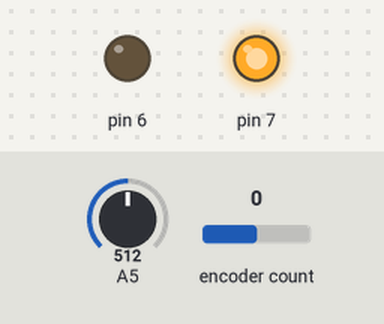
Recording of a sketch running on a simulated Arduino Uno, built with avr-gcc and run on an emulated ATmega328P. Parts: output pins drawn as LEDs (lit = HIGH). The inputs (shaded band) are chosen by the test bench; at power-on: A5 = 512, encoder count 0. What the sketch prints to the serial monitor is not drawn.

Above: at 1.2 s.
1.3 s: A5 set to 56
2.8 s: A5 set to 46
At 3.9 s:
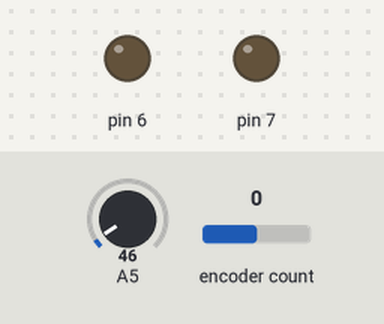
4.3 s: A5 set to 85
At 4.6 s:
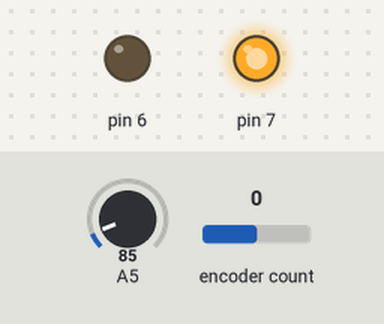
5.8 s: A5 set to 0
At 7.0 s:
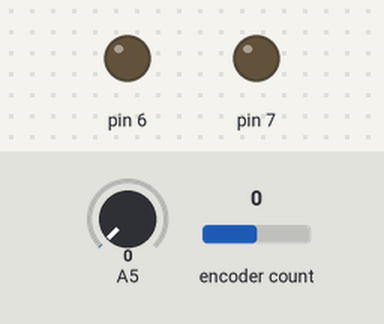
Timing chart, 0 to 8.3 s (numbered marks = the images above; inputs shaded):
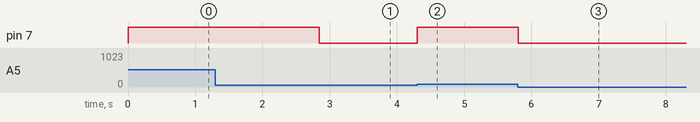

The sketch:

servo.ino
```cpp
#include <Encoder.h>
Encoder myEnc(2,3);
long oldPosition  = -999;
float angle = 0.0 , Dangle = 0.0 ;
int errorAngle = 0;
int in =0;

void setup() {
  Serial.begin(115200);
  pinMode(2 , INPUT);
  pinMode(3 , INPUT);
  pinMode(6 , OUTPUT);
  pinMode(7 , OUTPUT);
  pinMode(A5 , INPUT);
}

void loop()
{

Dangle = 0.9*Dangle + 0.1* map(analogRead(A5), -1 , 1023,0,76);
if(Dangle < 0 ) Dangle = 0;
else if(Dangle > 75) Dangle = 75;

 /* if(Serial.available())
  { in = Serial.read(); }

  if(in == 0) Dangle = 0;
 else if(in == '1') Dangle = 10;
 else if(in == '2') Dangle = 20;
 else if(in == '3') Dangle = 30;
 else if(in == '4') Dangle = 40;
 else if(in == '5') Dangle = 50;
 else if(in == '6') Dangle = 60;
 else if(in == '7') Dangle = 70;
 */

   long newPosition = myEnc.read();
  if (newPosition != oldPosition)
  {
    oldPosition = newPosition;
    angle = float(newPosition) / 556.0;
    Serial.write(int(angle));
  }
 //Serial.print(int(errorAngle)); Serial.print('\t');

 errorAngle = (Dangle - angle)*-1;
      if(errorAngle < -2) {digitalWrite(7 , HIGH); digitalWrite(6 , LOW);}
 else if(errorAngle > 2 ) {digitalWrite(6 , HIGH); digitalWrite(7 , LOW);}
 else {digitalWrite(6 , LOW); digitalWrite(7 , LOW);}


}
```

Measured:
- the behaviour switches between 53 and 52 on A5 (found by bisection; images 0 and 1)
- after the input at 1.3 s, every drawn part: stays the same
- after the input at 2.8 s, pin 7: HIGH → LOW at once
- after the input at 4.3 s, pin 7: LOW → HIGH at once
- after the input at 5.8 s, pin 7: HIGH → LOW at once
